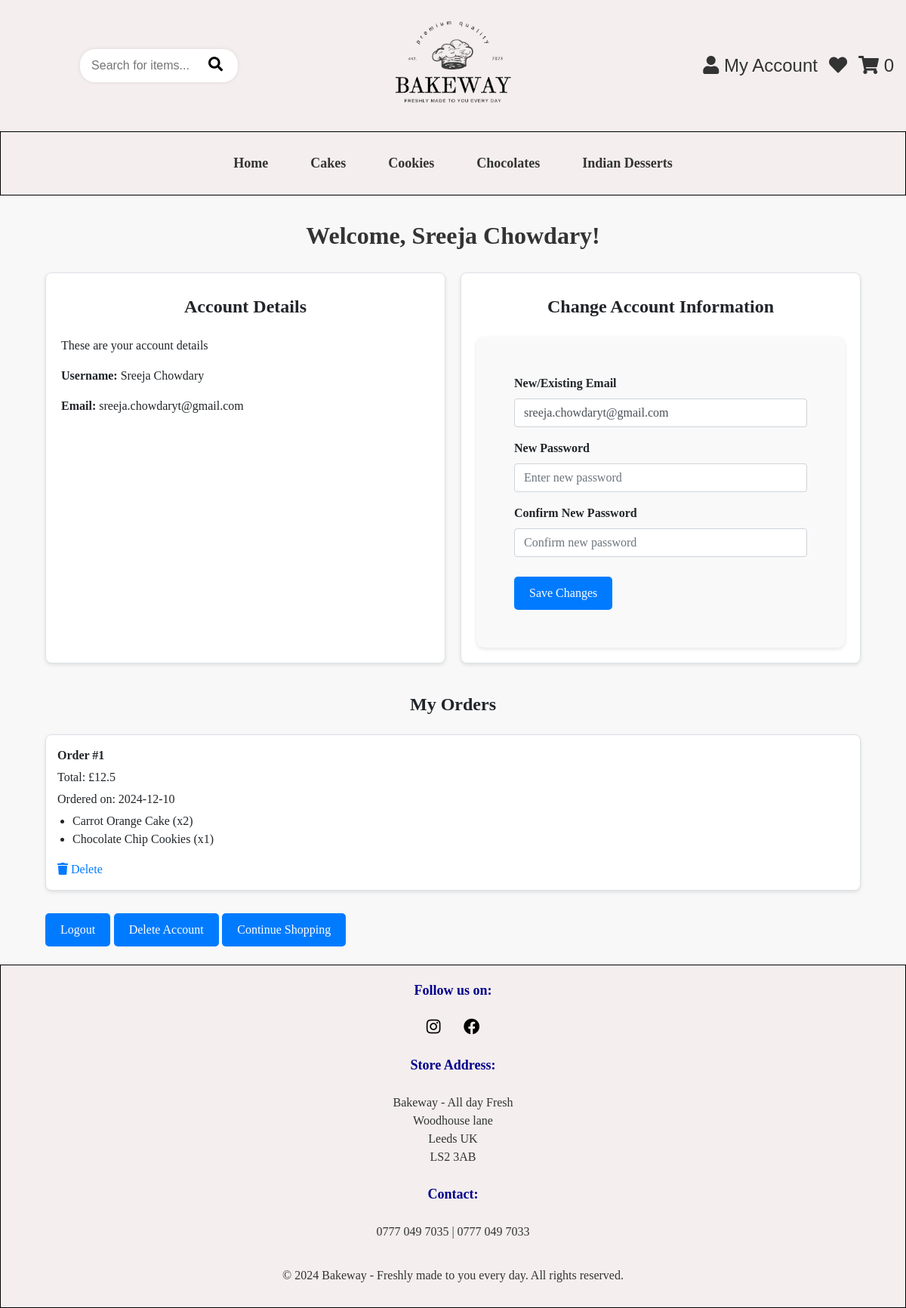
The page /dashboard (signed in) on the database its author committed.
### app/models.py (models this page shows, shortened)
class User(db.Model, UserMixin):
    id = db.Column(db.Integer, primary_key=True)
    name = db.Column(db.String(100))
    email = db.Column(db.String(120), unique=True)
    password = db.Column(db.String(200))
    is_active = db.Column(db.Boolean, default=True)

class Order(db.Model):
    id = db.Column(db.Integer, primary_key=True)
    user_id = db.Column(db.Integer, db.ForeignKey('user.id'), nullable=False)
    total_amount = db.Column(db.Float, nullable=False)
    name = db.Column(db.String(100), nullable=False)
    address = db.Column(db.String(255), nullable=False)  # Changed from phone to address
    date_ordered = db.Column(db.Date, default=datetime.utcnow().date)  # Only storing the date (not datetime)
    user = db.relationship('User', backref='orders')
    order_items = db.relationship('OrderItem', backref='order', cascade='all, delete-orphan')  # Ensure this cascade setting

class OrderItem(db.Model):
    id = db.Column(db.Integer, primary_key=True)
    order_id = db.Column(db.Integer, db.ForeignKey('order.id'), nullable=False)
    product_id = db.Column(db.Integer, db.ForeignKey('product.id'), nullable=False)
    quantity = db.Column(db.Integer, nullable=False)
    product = db.relationship('Product')

class Product(db.Model):
    id = db.Column(db.Integer, primary_key=True)
    name = db.Column(db.String(100), nullable=False)
    description = db.Column(db.Text, nullable=False)
    price = db.Column(db.Float, nullable=False)
    category = db.Column(db.String(50), nullable=False)  # 'Cake', 'Cookie', 'Chocolate', 'Desserts'.
    image = db.Column(db.String(225), nullable=False)
    stock = db.Column(db.Integer, nullable=False, default=0)  # Stock quantity

### app/views.py (the view)
@app.route('/dashboard')
@login_required
def dashboard():
    user = current_user
    return render_template('dashboard.html', user=user)

### app/__init__.py (called while the page is built)
@login_manager.user_loader
def load_user(user_id):
    return User.query.get(int(user_id))

### app/views.py (called while the page is built)
@app.before_request
def initialize_cart():
    if 'cart' not in session:
        session['cart'] = {}

@app.context_processor
def inject_cart_quantity():
    if current_user.is_authenticated:
        total_quantity = db.session.query(
            db.func.sum(CartItem.quantity)
        ).filter_by(user_id=current_user.id).scalar() or 0
    else:
        cart = session.get('cart', {})
        total_quantity = sum(item['quantity'] for item in cart.values())
    return dict(cart_total_quantity=total_quantity)

### app/templates/dashboard.html (shortened to what this page needs)
{% extends "base.html" %}
{% block content %}
<div class="container">
    <div class="welcome-section">
        <h2><strong>Welcome, {{ current_user.name }}!</strong></h2>
    </div>
    <div class="dashboard-grid">
        <div class="account-details">
            <h4><strong>Account Details</strong></h4>
            <p>These are your account details</p>
            <p><strong>Username:</strong> {{ current_user.name }}</p>
            <p><strong>Email:</strong> {{ current_user.email }}</p>
        </div>
        <div class="change-account-info">
            <h4><strong>Change Account Information</strong></h4>
            <form action="{{ url_for('update_account') }}" method="POST">
                <div class="form-group">
                    <label for="newEmail"><strong>New/Existing Email</strong></label>
                    <input type="email" id="newEmail" name="newEmail" class="form-control" value="{{ current_user.email }}" required>
                </div>
                <div class="form-group">
                    <label for="newPassword"><strong>New Password</strong></label>
                    <input type="password" id="newPassword" name="newPassword" class="form-control" placeholder="Enter new password">
                </div>
                <div class="form-group">
                    <label for="confirmPassword"><strong>Confirm New Password</strong></label>
                    <input type="password" id="confirmPassword" name="confirmPassword" class="form-control" placeholder="Confirm new password">
                </div>
                <button type="submit" class="btn btn-primary">Save Changes</button>
            </form>
        </div>
    </div>
<div class="my-orders">
    <h4><strong>My Orders</strong></h4>
    {% if current_user.orders %}
        <div class="orders-grid">
            {% for order in current_user.orders %}
                <div class="order-box">
                    <strong>Order #{{ loop.index }}</strong>
                    <p>Total: £{{ order.total_amount }}</p>
                    <p>Ordered on: {{ order.date_ordered }}</p>
                    <ul>
                        {% for item in order.order_items %}
                            <li>{{ item.product.name }} (x{{ item.quantity }})</li>
                        {% endfor %}
                    </ul>
                    <a href="{{ url_for('delete_order', order_id=order.id) }}" class="delete-order-btn" onclick="return confirm('Are you sure you want to delete this order?');">
                        <i class="fa fa-trash"></i> Delete
                    </a>
                </div>
            {% endfor %}
        </div>
    {% else %}
        <p>You have no orders yet.</p>
    {% endif %}
</div>
    <div class="buttons-section">
        <a href="{{ url_for('logout') }}" class="btn btn-primary mb-4">Logout</a>
        <a href="javascript:void(0);" onclick="document.getElementById('deleteAccountForm').submit();" class="btn btn-primary mb-4">Delete Account</a>
        <a href="{{ url_for('home') }}" class="btn btn-primary mb-4">Continue Shopping</a>
    </div>
</div>
{% endblock %}

### app/static/style.css (style rules this page uses)
h2 { color: #333; font-family: 'Times New Roman', Times, serif; text-align: center; padding: 10px; }
body { font-family: Arial, sans-serif; background-color: #f8f8f8; margin: 0; }
* { margin: 0; padding: 0; box-sizing: border-box; }
form { max-width: 500px; margin: auto; padding: 50px; background: #f9f9f9; border-radius: 10px; box-shadow: 0px 2px 5px rgba(0, 0, 0, 0.1); }
h4 { font-family: 'Times New Roman', Times, serif; text-align: left; padding: 10px; margin-bottom: 15px; text-align: center; }
.btn { padding: 12px; background-color: #007bff; color: white; border: none; border-radius: 5px; cursor: pointer; margin-top: 10px; font-family: 'Times New Roman', Times, serif; }
.dashboard-grid { display: flex; gap: 20px; margin-top: 20px; flex-wrap: wrap; }
.account-details, .change-account-info { flex: 1; background: white; border: 1px solid #dee2e6; border-radius: 8px; padding: 20px; box-shadow: 0 2px 5px rgba(0, 0, 0, 0.1); font-family: 'Times New Roman', Times, serif; }
.my-orders { margin-top: 30px; }
.orders-grid { display: grid; grid-template-columns: repeat(auto-fit, minmax(300px, 1fr)); gap: 20px; margin-bottom: 20px; font-family: 'Times New Roman', Times, serif; }
.order-box { background: white; border: 1px solid #dee2e6; border-radius: 8px; padding: 15px; box-shadow: 0 2px 5px rgba(0, 0, 0, 0.1); }
.order-box p { margin: 5px 0; }
.order-box ul { padding-left: 20px; }
.btn { display: inline-block; padding: 10px 20px; background-color: #007bff; color: white; border-radius: 5px; text-decoration: none; text-align: center; }

### rows shown on the page
User: name "Sreeja Chowdary", email "sreeja.chowdaryt@gmail.com", newEmail "sreeja.chowdaryt@gmail.com"
Order: total_amount "12.5", date_ordered "2024-12-10"
OrderItem: product.name "Carrot Orange Cake", quantity "2"
OrderItem: product.name "Chocolate Chip Cookies", quantity "1"

### other values the page prints
{{ cart_total_quantity }} "0"
